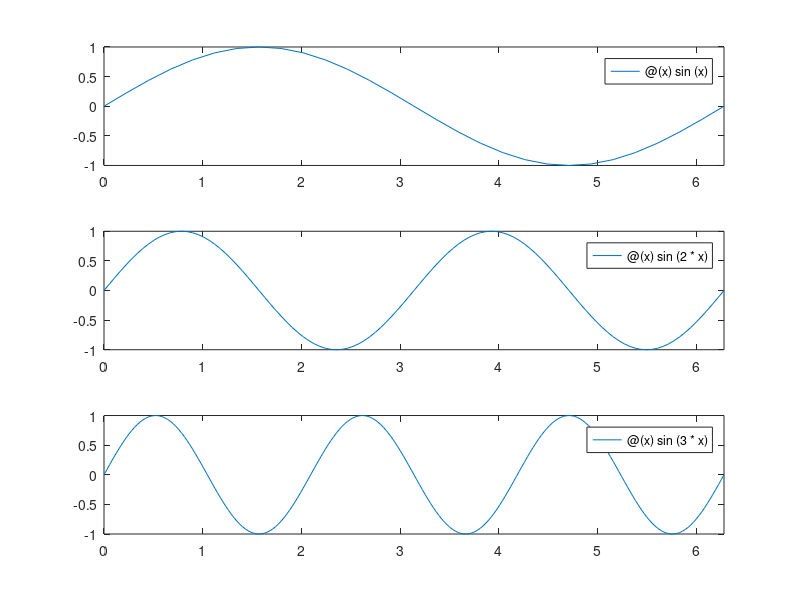

Write the MATLAB code that produced this figure.
x = linspace(0, 2 * pi, 150);

plot(x, sin(x), x, sin(2*x), x, sin(3*x))

clf

plot(x, sin(x))
hold on
plot(x, sin(2*x))
plot(x, sin(3*x))
hold off

clf

f = @(x) sin(x);
f([1, 2]);

fplot(f, [0, 2*pi])
hold on
fplot(@(x) sin(2*x), [0, 2*pi])

clf 

subplot(3, 1, 1)
fplot(@(x) sin(x), [0, 2*pi])
subplot(3, 1, 2)
fplot(@(x) sin(2*x), [0, 2*pi])
subplot(3, 1, 3)
fplot(@(x) sin(3*x), [0, 2*pi])